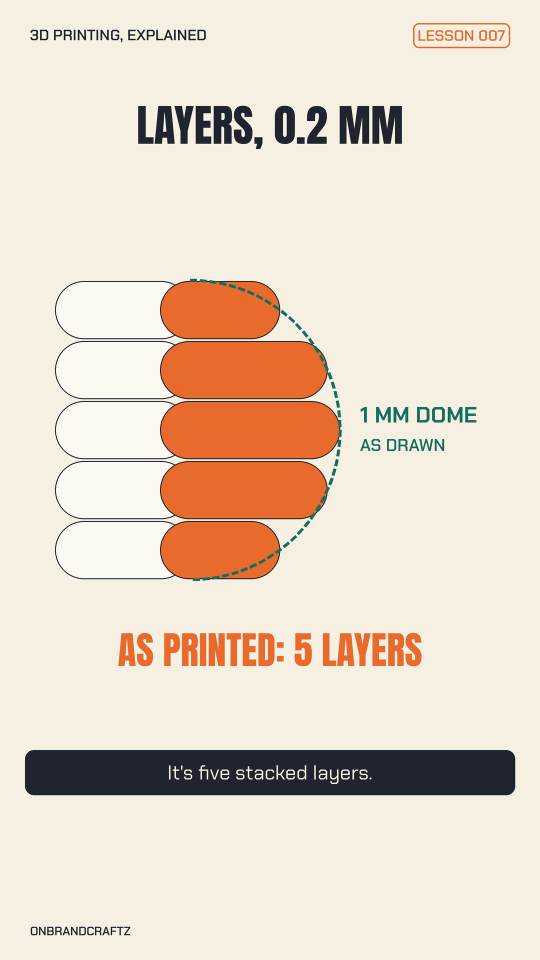
#> input picture business/social/explained_lesson007/out/lesson007_16.6s.png, 1080 x 1920 px, given in place of lesson007_5.8s.png, which was not available (shown at 1/2 size)
$ python carousel.py
#> lines starting #> are read from the running program, lines starting #| are printed output that depends on the picture
"""Lesson 007 carousel: five 1080 x 1350 slides cut from the video's own stills
(out/lesson007_<t>s.png, written by animate.py --stills), so the slides and the
video can never disagree. The caption band is left out; the post caption carries it.

    python3 carousel.py
"""
from pathlib import Path

from PIL import Image, ImageDraw, ImageFont

HERE = Path(__file__).resolve().parent
CREAM, INK, ORANGE = (246, 240, 226), (32, 36, 46), (232, 106, 44)
FONTS = HERE.parent / "explained_lesson006" / "fonts"
STILLS = ["5.8", "16.6", "29.4", "40.4", "49.5"]


def main(here=HERE, lesson="007", stills=STILLS):
#> called with lesson = '007'
    semi = ImageFont.truetype(str(FONTS / "ChakraPetch-SemiBold.ttf"), 30)
    small = ImageFont.truetype(str(FONTS / "ChakraPetch-SemiBold.ttf"), 24)
    out = here / "out" / "carousel"
    out.mkdir(parents=True, exist_ok=True)
    k = 0.93
    for i, t in enumerate(stills, 1):
        fr = Image.open(here / "out" / f"lesson{lesson}_{t}s.png")
#> fr is the input picture: PIL image 1080x1920 RGB; mean R, G, B 231.1, 216, 199.7
        crop = fr.crop((0, 170, 1080, 1460))         # title down to the credit line
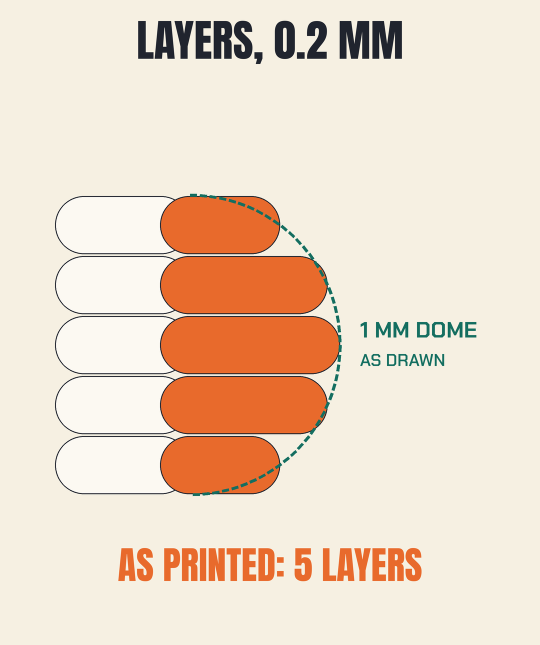
#> crop: PIL image 1080x1290 RGB (shown at 1/2 size); mean R, G, B 237.7, 217.7, 198.8
        crop = crop.resize((int(1080 * k), int(1290 * k)), Image.LANCZOS)
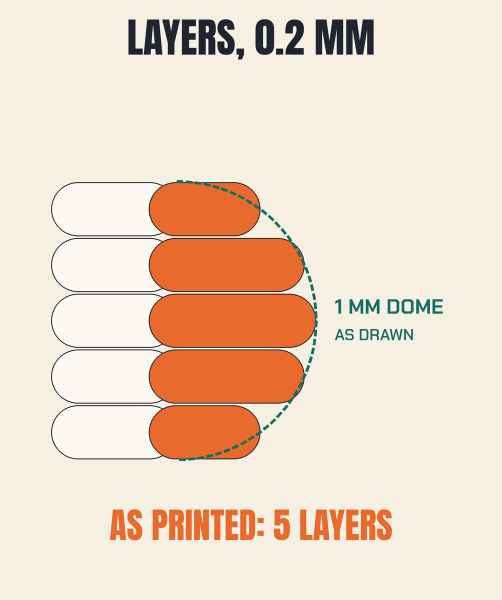
#> crop: PIL image 1004x1199 RGB (shown at 1/2 size); mean R, G, B 237.7, 217.7, 198.8
        s = Image.new("RGB", (1080, 1350), CREAM)
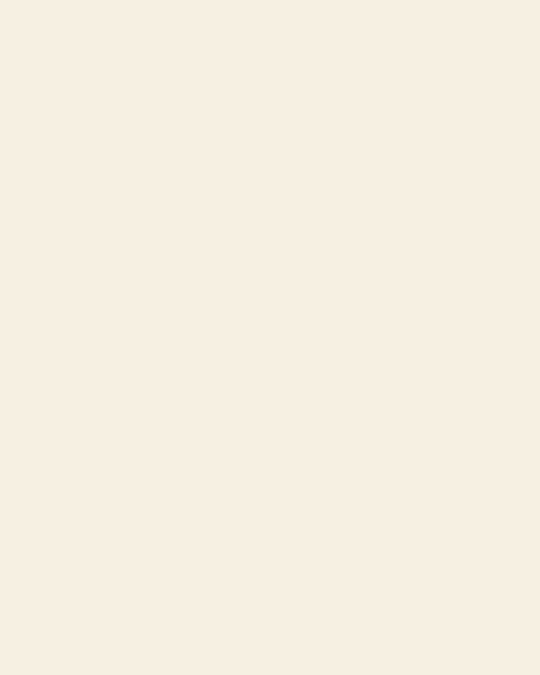
#> s: PIL image 1080x1350 RGB (shown at 1/2 size); mean R, G, B 246, 240, 226
        s.paste(crop, ((1080 - crop.width) // 2, 75))
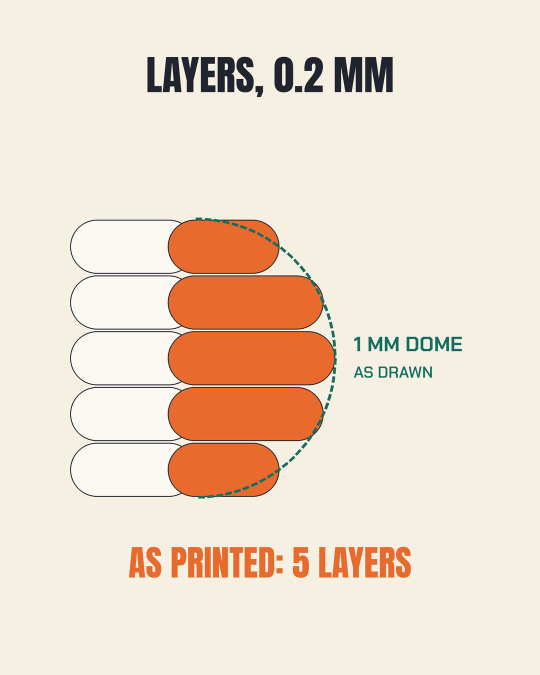
#> s: PIL image 1080x1350 RGB (shown at 1/2 size); mean R, G, B 239.1, 221.6, 203.5
        d = ImageDraw.Draw(s)
        d.text((60, 42), "3D PRINTING, EXPLAINED", font=semi, fill=INK, anchor="lm")
        d.text((1020, 42), f"LESSON {lesson}  ·  {i}/{len(stills)}", font=semi, fill=ORANGE, anchor="rm")
        d.text((540, 1316), "ONBRANDCRAFTZ", font=small, fill=INK, anchor="mm")
        s.save(out / f"slide{i}.png")
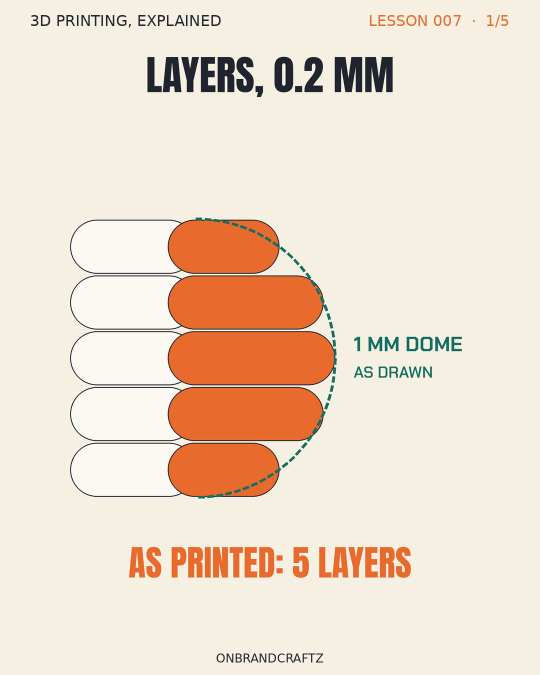
#> saved as slide1.png: PIL image 1080x1350 RGB (shown at 1/2 size); mean R, G, B 238.5, 220.8, 202.8
#> pass 3 of the loop in main, `for i, t in enumerate(stills, 1):`:
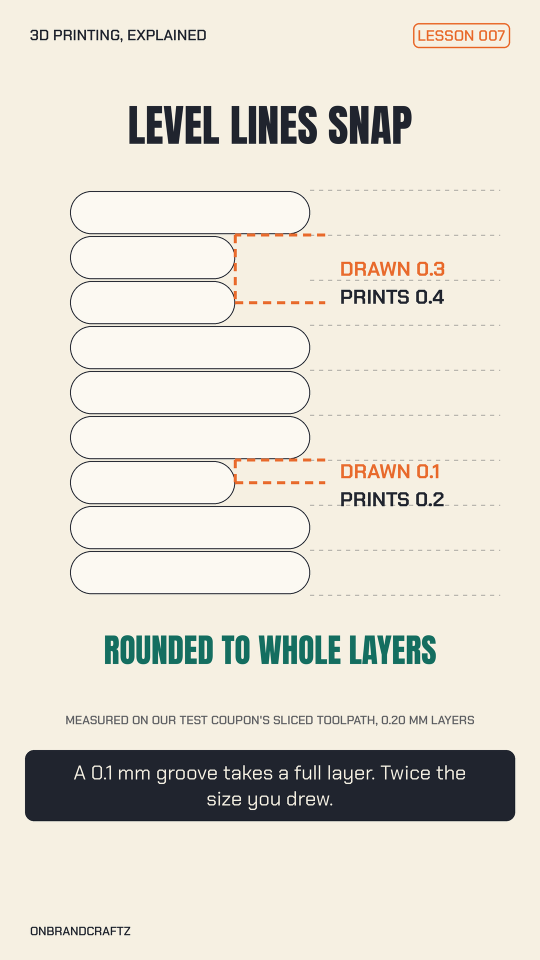
#> input picture business/social/explained_lesson007/out/lesson007_29.4s.png, 1080 x 1920 px (shown at 1/2 size)
#> in main, fr is the input picture: PIL image 1080x1920 RGB; mean R, G, B 224.6, 220.4, 209.4
#> in main, `crop = crop.resize((int(1080 * k), int(1290 * k)), Image.LANCZOS)`:
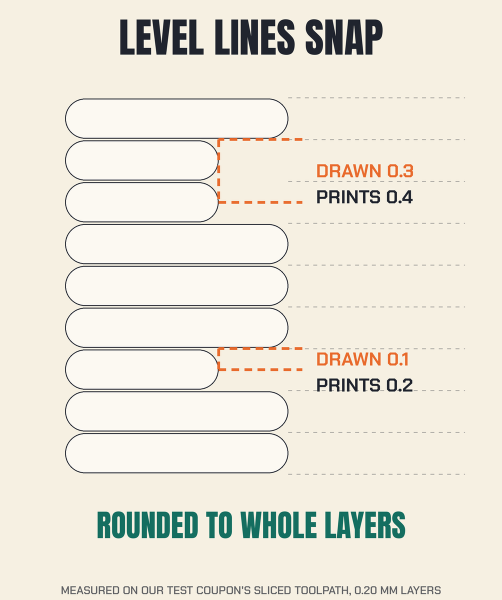
#> crop: PIL image 1004x1199 RGB (shown at 1/2 size); mean R, G, B 235.2, 231.2, 219.3
#> in main, `s.save(out / f"slide{i}.png")`:
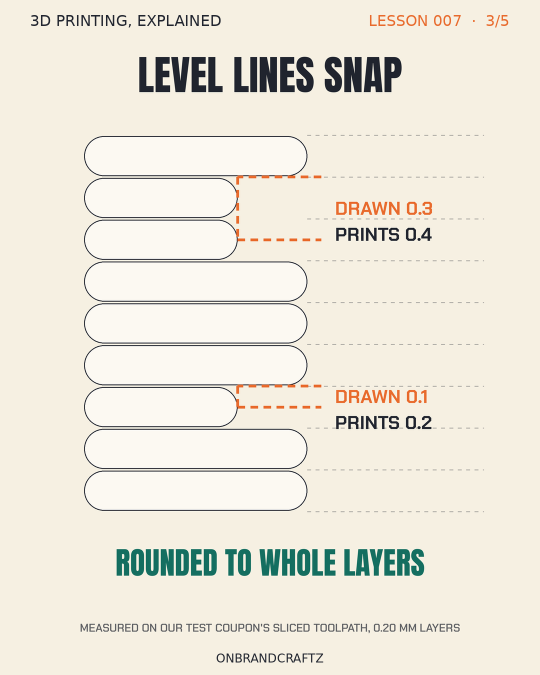
#> saved as slide3.png: PIL image 1080x1350 RGB (shown at 1/2 size); mean R, G, B 236.4, 232, 219.8
#> the loop made 5 passes; the first 3 are shown
    print(out)


if __name__ == "__main__":
    main()
